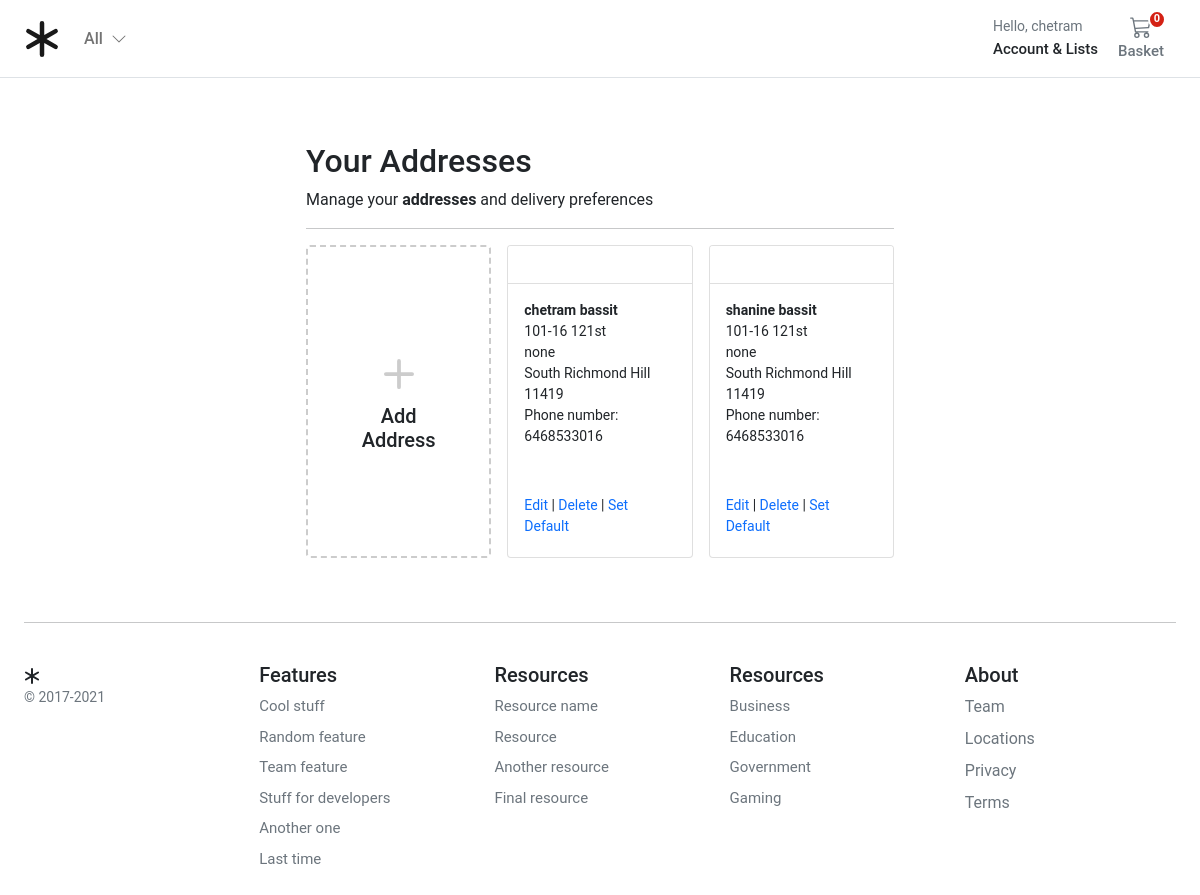
Page /account/addresses/ (signed in) on the earlier database version.
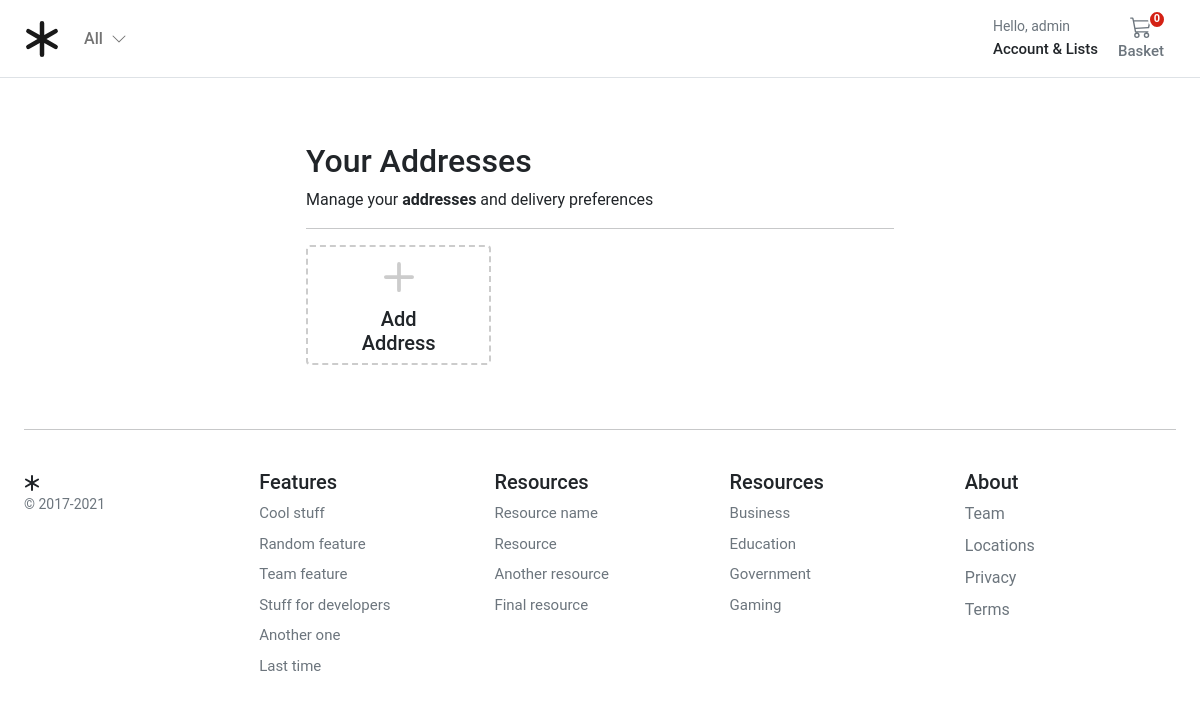
Same page on the later database version.
### account/models.py (models this page shows, shortened)
class Customer(AbstractBaseUser, PermissionsMixin):
    email = models.EmailField(_("email address"), unique=True)
    name = models.CharField(max_length=150)
    mobile = models.CharField(max_length=20, blank=True)
    is_active = models.BooleanField(default=False)
    is_staff = models.BooleanField(default=False)
    created = models.DateTimeField(auto_now_add=True)
    updated = models.DateTimeField(auto_now=True)
    objects = CustomAccountManager()
    USERNAME_FIELD = "email"
    REQUIRED_FIELDS = ["name"]
    class Meta:
        verbose_name = "Accounts"
        verbose_name_plural = "Accounts"

class Address(models.Model):
    id = models.UUIDField(primary_key=True, default=uuid.uuid4, editable=False)
    customer = models.ForeignKey(Customer, verbose_name=_("Customer"), on_delete=models.CASCADE)
    full_name = models.CharField(_("Full Name"), max_length=150)
    phone = models.CharField(_("Phone Number"), max_length=50)
    postcode = models.CharField(_("Postcode"), max_length=50)
    address_line = models.CharField(_("Address Line 1"), max_length=255)
    address_line2 = models.CharField(_("Address Line 2"), max_length=255)
    town_city = models.CharField(_("Town/City/State"), max_length=150)
    delivery_instructions = models.CharField(_("Delivery Instructions"), max_length=255)
    created_at = models.DateTimeField(_("Created at"), auto_now_add=True)
    updated_at = models.DateTimeField(_("Updated at"), auto_now=True)
    default = models.BooleanField(_("Default"), default=False)
    class Meta:
        verbose_name = "Address"
        verbose_name_plural = "Addresses"

### account/views.py (the view)
# urls.py: path("addresses/", views.view_address, name="addresses"),
@login_required
def view_address(request):
    addresses = Address.objects.filter(customer=request.user)
    return render(request, "account/dashboard/addresses.html", {"addresses": addresses})

### basket/basket.py (called while the page is built)
    def __len__(self):
        return sum(item["qty"] for item in self.basket.values())

### basket/context_processors.py (called while the page is built)
def basket(request):
    return {'basket': Basket(request)}

### store/context_processors.py (called while the page is built)
def categories(request):
    return {"categories": Category.objects.filter(level=0)}

### store/models.py (called while the page is built)
    def get_absolute_url(self):
        return reverse("store:category_list", args=[self.slug])

### templates/account/dashboard/addresses.html (shortened to what this page needs)
{% extends "../sub_base.html" %}
{% block sub_content %}
<h1 class="h2">Your Addresses</h1>
<div>Manage your <b>addresses</b> and delivery preferences</div>
<hr />
<div class="container px-0">
  <div class="row row-cols-1 row-cols-sm-2 row-cols-md-3 g-3">
    <div class="col">
      <a href="{% url "account:add_address" %}" class="text-reset text-decoration-none" role="button"
        style="max-width: 540px;">
        <div class="card mb-3 h-100" style="border: dashed 2px #ccc;">
          <div class="row g-0 h-100">
            <div class="col-12" style="min-height:100px">
              <div class="card-body text-center position-absolute top-50 start-50 translate-middle">
                <svg style="color:#ccc;" xmlns="http://www.w3.org/2000/svg" width="60" height="60" fill="currentColor"
                  class="bi bi-plus" viewBox="0 0 16 16">
                  <path
                    d="M8 4a.5.5 0 0 1 .5.5v3h3a.5.5 0 0 1 0 1h-3v3a.5.5 0 0 1-1 0v-3h-3a.5.5 0 0 1 0-1h3v-3A.5.5 0 0 1 8 4z" />
                </svg>
                <h1 class="h5">Add Address</h1>
              </div>
            </div>
          </div>
        </div>
      </a>
    </div>
    {% for address in addresses %}
    <div class="col">
      <div class="card pb-3">
        <div class="card-header bg-white small text-muted">
        </div>
        <div class="card-body small pb-1">
          <p class="card-text m-0 fw-bold">{{address.full_name}}</p>
          <p class="card-text m-0">{{address.address_line}}</p>
          <p class="card-text m-0">{{address.address_line2}}</p>
          <p class="card-text m-0">{{address.town_city}}</p>
          <p class="card-text m-0">{{address.postcode}}</p>
          <p class="card-text m-0">Phone number: {{address.phone}}</p>
          <div class="pt-5">
            <a href="{% url 'account:edit_address' address.id %}" class="text-decoration-none">Edit</a>
            |
            <a href="{% url 'account:delete_address' address.id %}" class="text-decoration-none">Delete</a>
            {% if not address.default %}
            | <a href="{% url 'account:set_default' address.id %}" class="text-decoration-none">Set Default</a>
            {% endif %}
          </div>
        </div>
      </div>
    </div>
    {% endfor %}
  </div>
</div>
{% endblock %}

### templates/account/sub_base.html
{% extends "../base.html" %}
{% load static %}
{% block stylesheet %}{% static 'account/css/account.css' %}{% endblock %}
{% block content %}
<div class="container-fluid">
  <div class="login d-flex align-items-center">
    <div class="col-12 col-md-6  col-lg-6 mx-auto">
      {% block sub_content %}{% endblock %}
    </div>
  </div>
</div>
{% endblock %}

### templates/base.html (shortened to what this page needs)
{% load static %}
<!DOCTYPE html>
<html>
<head>
  <link href="https://cdn.jsdelivr.net/npm/bootstrap@5.0.0-beta1/dist/css/bootstrap.min.css" rel="stylesheet"
>
  <link rel="stylesheet" href="{% static 'core/css/base.css' %}">
  <link rel="stylesheet" href="{% block stylesheet %}{% endblock %}">
</head>
<body>
  <header class="pb-3">
    <nav class="navbar navbar-expand-md navbar-light bg-white border-bottom">
      <div class="container-fluid px-md-4">
        <div class="d-flex w-100 navbar-collapse">
          <a class="navbar-brand d-flex-inline" href="/">
          </a>
          <ul class="navbar-nav me-auto mb-2 mb-md-0">
            <li class="nav-item dropdown">
              <a class="nav-link dropdown-toggle d-none d-md-block fw500" href="#" id="navbarDropdown" role="button"
                data-bs-toggle="dropdown" aria-expanded="false">
                All
                <i class="ps-1"><svg xmlns="http://www.w3.org/2000/svg" width="16" height="16" fill="currentColor"
                    class="bi bi-chevron-down" viewBox="0 0 16 16">
                    <path fill-rule="evenodd"
                      d="M1.646 4.646a.5.5 0 0 1 .708 0L8 10.293l5.646-5.647a.5.5 0 0 1 .708.708l-6 6a.5.5 0 0 1-.708 0l-6-6a.5.5 0 0 1 0-.708z" />
                  </svg></i>
              </a>
            </li>
          </ul>
          <div>
            <div class="collapse navbar-collapse" id="navbarSupportedContent2">
              <ul class="navbar-nav me-auto mb-2 mb-lg-0">
                <li class="nav-item dropdown">
                  <a class="nav-link dropdown-toggle text-reset" href="#" id="navbarDropdown" role="button"
                    data-bs-toggle="dropdown" aria-expanded="false">
                    <div class="small text-muted">Hello,
                      {% if user.is_authenticated %}
                        {{ request.user.name }}
                      {% else %}
                      Login
                      {% endif %}
                    </div>
                    <span class="fs15 fw500">Account &amp; Lists
                    </span>
                  </a>
                </li>
              </ul>
            </div>
          </div>
          <a type="button" role="button" href="{% url "basket:basket_summary" %}"
            class="btn btn-outline-secondary border-0 basket-btn">
            {% with total_qty=basket|length %}
            <div id="basket-qty" class="basket-qty">
              {% if total_qty > 0 %}
              {{ total_qty }}
              {% else %}
              0
              {% endif %}
            </div>
            {% endwith %}
            <div>
            </div>
            <span class="fs15 fw500">Basket</span>
          </a>
        </div>
      </div>
    </nav>
  </header>
  <main class="pt-5">
    <div id="content">{% block content %} {% endblock %}</div>
  </main>
  <footer class="container py-5 footer">
    <hr>
    <div class="row pt-4">
      <div class="col-12 col-md">
        <small class="d-block mb-3 text-muted">&copy; 2017-2021</small>
      </div>
      <div class="col-6 col-md fs15">
        <h5>Features</h5>
        <ul class="list-unstyled">
          <li><a class="link-secondary text-decoration-none" href="#">Cool stuff</a></li>
          <li><a class="link-secondary text-decoration-none" href="#">Random feature</a></li>
          <li><a class="link-secondary text-decoration-none" href="#">Team feature</a></li>
          <li><a class="link-secondary text-decoration-none" href="#">Stuff for developers</a></li>
          <li><a class="link-secondary text-decoration-none" href="#">Another one</a></li>
          <li><a class="link-secondary text-decoration-none" href="#">Last time</a></li>
        </ul>
      </div>
      <div class="col-6 col-md fs15">
        <h5>Resources</h5>
        <ul class="list-unstyled">
          <li><a class="link-secondary text-decoration-none" href="#">Resource name</a></li>
          <li><a class="link-secondary text-decoration-none" href="#">Resource</a></li>
          <li><a class="link-secondary text-decoration-none" href="#">Another resource</a></li>
          <li><a class="link-secondary text-decoration-none" href="#">Final resource</a></li>
        </ul>
      </div>
      <div class="col-6 col-md fs15">
        <h5>Resources</h5>
        <ul class="list-unstyled">
          <li><a class="link-secondary text-decoration-none" href="#">Business</a></li>
          <li><a class="link-secondary text-decoration-none" href="#">Education</a></li>
          <li><a class="link-secondary text-decoration-none" href="#">Government</a></li>
          <li><a class="link-secondary text-decoration-none" href="#">Gaming</a></li>
        </ul>
      </div>
      <div class="col-6 col-md">
        <h5>About</h5>
        <ul class="list-unstyled">
          <li><a class="link-secondary text-decoration-none" href="#">Team</a></li>
          <li><a class="link-secondary text-decoration-none" href="#">Locations</a></li>
          <li><a class="link-secondary text-decoration-none" href="#">Privacy</a></li>
          <li><a class="link-secondary text-decoration-none" href="#">Terms</a></li>
        </ul>
      </div>
    </div>
  </footer>
</body>
</html>

### static/core/css/base.css (style rules this page uses)
@media (min-width: 1000px) { .container { max-width: 1000px; } }
@media (max-width: 1200px) { .container { max-width: 100%; padding:0 24px; } }
.dropdown-toggle::after { display: none; }
html, body, p, div { letter-spacing: -0.02px; font-family: 'Roboto', sans-serif; }
.fs15 { font-size: 0.9375rem; }
.fw500 { font-weight: 500; }
.basket-qty { color: #fff; background: #d42114; border: 2px solid #fff; border-radius: 50%; text-align: center; font-size: 11px; height: 15px; width: 14px; position: absolute; box-sizing: content-box; font-weight: 600; display: flex; justify-content: center; align-items: center; top: 1px; right: 10px; }
.basket-btn { position: relative; }
.footer > div > div > ul > li { padding-bottom:8px; }

Differences in the rows shown:
removed Address: full_name "chetram bassit", address_line "101-16 121st", address_line2 "none", town_city "South Richmond Hill", postcode "11419", phone "6468533016", default "Set Default"
removed Address: full_name "shanine bassit", address_line "101-16 121st", address_line2 "none", town_city "South Richmond Hill", postcode "11419", phone "6468533016", default "Set Default"
changed Customer: user.name "chetram" → "admin"
